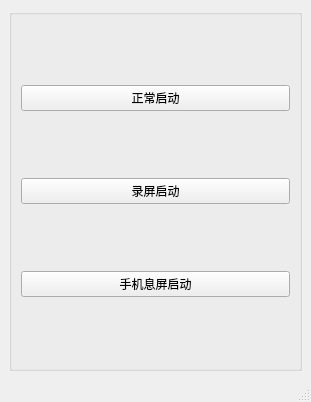
<?xml version="1.0" encoding="UTF-8"?>
<ui version="4.0">
 <class>Qtscrcpy</class>
 <widget class="QMainWindow" name="Qtscrcpy">
  <property name="geometry">
   <rect>
    <x>0</x>
    <y>0</y>
    <width>311</width>
    <height>402</height>
   </rect>
  </property>
  <property name="windowTitle">
   <string>Qtscrcpy</string>
  </property>
  <widget class="QWidget" name="centralwidget">
   <layout class="QVBoxLayout" name="verticalLayout">
    <item>
     <widget class="QGroupBox" name="box1">
      <property name="title">
       <string/>
      </property>
      <layout class="QVBoxLayout" name="verticalLayout_2">
       <item>
        <widget class="QPushButton" name="pushButton">
         <property name="text">
          <string>正常启动</string>
         </property>
        </widget>
       </item>
       <item>
        <widget class="QPushButton" name="pushButton_2">
         <property name="text">
          <string>录屏启动</string>
         </property>
        </widget>
       </item>
       <item>
        <widget class="QPushButton" name="pushButton_3">
         <property name="text">
          <string>手机息屏启动</string>
         </property>
        </widget>
       </item>
      </layout>
     </widget>
    </item>
   </layout>
  </widget>
  <widget class="QMenuBar" name="menubar">
   <property name="geometry">
    <rect>
     <x>0</x>
     <y>0</y>
     <width>311</width>
     <height>23</height>
    </rect>
   </property>
  </widget>
  <widget class="QStatusBar" name="statusbar"/>
 </widget>
 <resources/>
 <connections/>
</ui>
